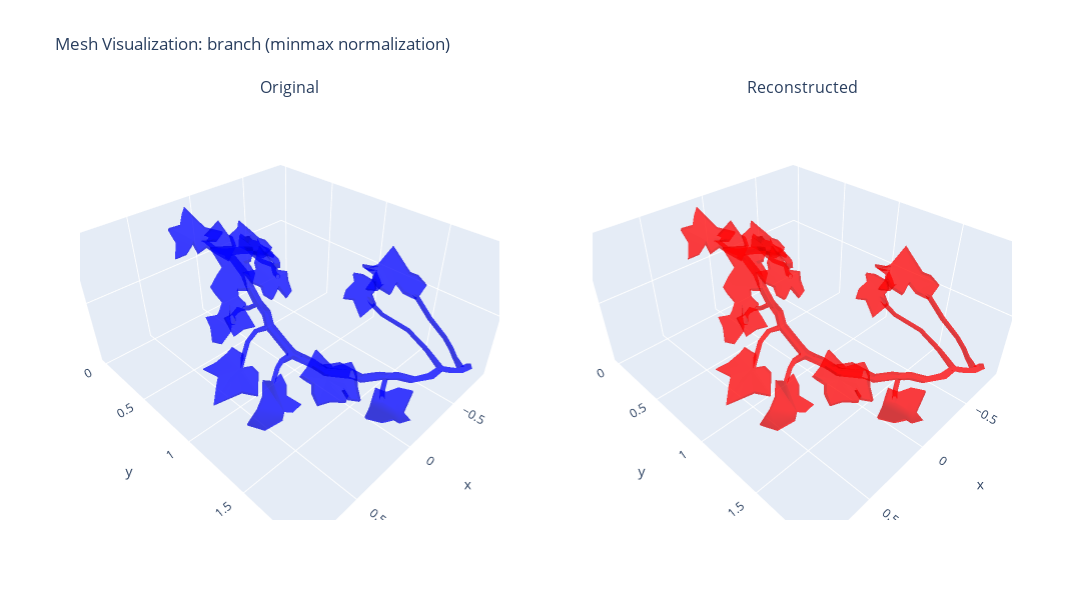

The notebook cell this image was saved under:
### Code cell
import os
import trimesh
import plotly.graph_objects as go
from plotly.subplots import make_subplots

def compare_plots(name, method):
    # --- Load all 3 meshes ---
    paths = {
        "Original": os.path.join("8samples", f"{name}.obj"),
        "Reconstructed": os.path.join("reconstructed", f"{name}_{method}_reconstructed.obj")
    }

    meshes = {key: trimesh.load(path, process=False) for key, path in paths.items()}

    # --- Plot ---
    fig = make_subplots(
        rows=1, cols=2,
        specs=[[{"type": "scene"}] * 2],
        subplot_titles=list(paths.keys())
    )

    colors = ["blue", "red"]

    for i, (label, mesh) in enumerate(meshes.items(), start=1):
        fig.add_trace(
            go.Mesh3d(
                x=mesh.vertices[:, 0],
                y=mesh.vertices[:, 1],
                z=mesh.vertices[:, 2],
                i=mesh.faces[:, 0],
                j=mesh.faces[:, 1],
                k=mesh.faces[:, 2],
                color=colors[i - 1],
                opacity=0.5,
                name=label
            ),
            row=1, col=i
        )

    fig.update_layout(
        height=600,
        width=1400,
        title_text=f"Mesh Visualization: {name} ({method} normalization)"
    )
    fig.show()

compare_plots("branch", "minmax")

### Figure 1 — Plotly figure (JSON) as saved in the notebook; plotly's stock layout.template omitted (floating-point values rounded to 4 significant figures; data arrays with more than 128 entries replaced by an {"elided": "..."} marker saying what was removed)
{"data": [{"color": "blue", "i": {"elided": "1960 int values"}, "j": {"elided": "1960 int values"}, "k": {"elided": "1960 int values"}, "name": "Original", "opacity": 0.5, "scene": "scene", "type": "mesh3d", "x": {"elided": "2767 float values"}, "y": {"elided": "2767 float values"}, "z": {"elided": "2767 float values"}}, {"color": "red", "i": {"elided": "1960 int values"}, "j": {"elided": "1960 int values"}, "k": {"elided": "1960 int values"}, "name": "Reconstructed", "opacity": 0.5, "scene": "scene2", "type": "mesh3d", "x": {"elided": "2767 float values"}, "y": {"elided": "2767 float values"}, "z": {"elided": "2767 float values"}}], "layout": {"annotations": [{"font": {"size": 16}, "showarrow": false, "text": "Original", "x": 0.225, "xanchor": "center", "xref": "paper", "y": 1, "yanchor": "bottom", "yref": "paper"}, {"font": {"size": 16}, "showarrow": false, "text": "Reconstructed", "x": 0.775, "xanchor": "center", "xref": "paper", "y": 1, "yanchor": "bottom", "yref": "paper"}], "height": 600, "scene": {"domain": {"x": [0, 0.45], "y": [0, 1]}}, "scene2": {"domain": {"x": [0.55, 1], "y": [0, 1]}}, "title": {"text": "Mesh Visualization: branch (minmax normalization)"}, "width": 1400}}
